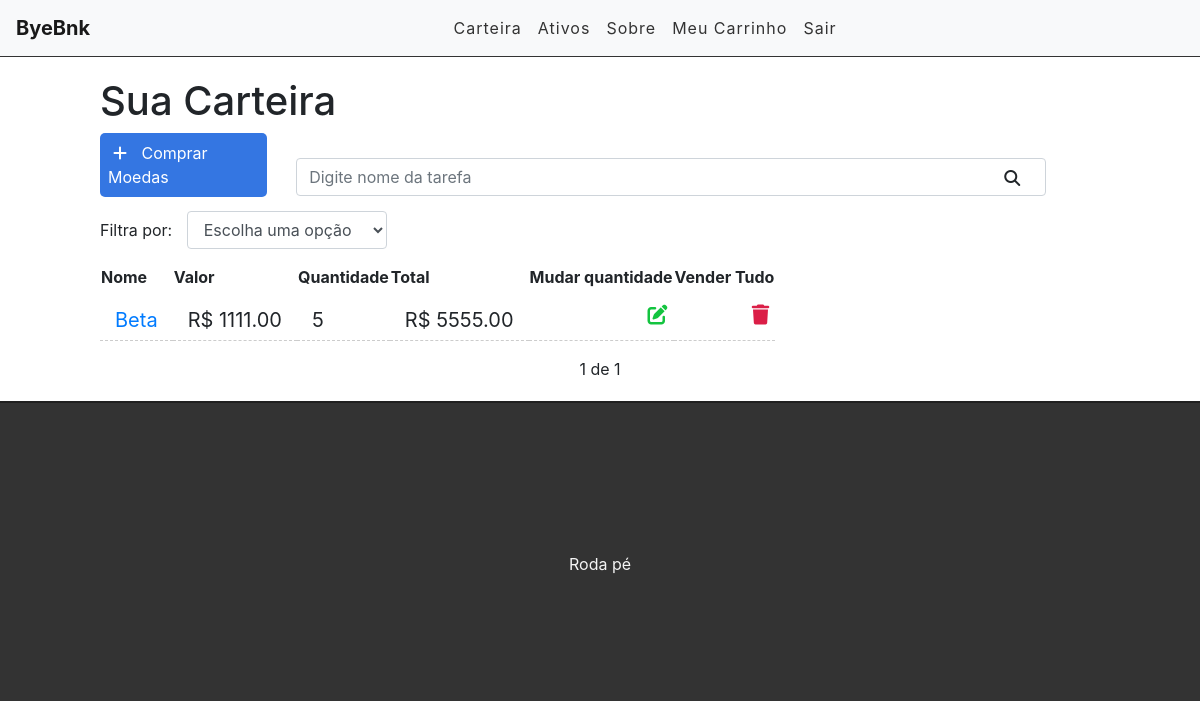
The app's page / (signed in), older data.
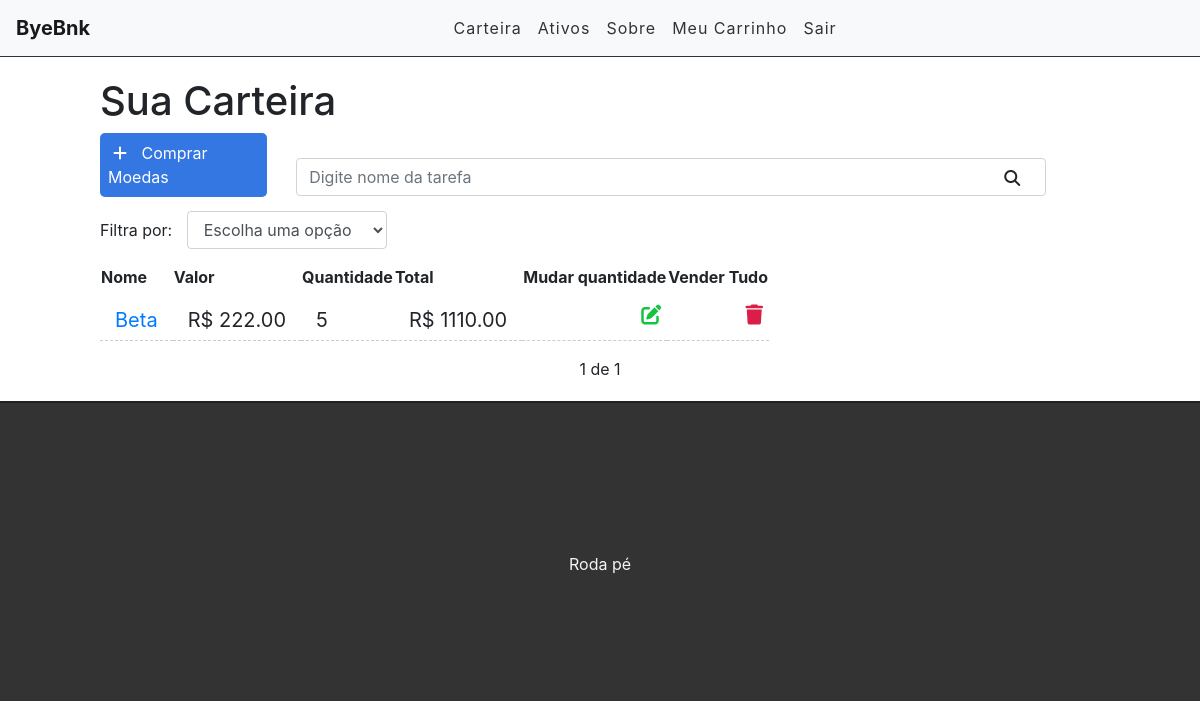
The same page, newer data.
### tasks/models.py (models this page shows, shortened)
class Task(models.Model):
    coin = models.ForeignKey(Coin, on_delete=models.CASCADE)
    quantidade = models.IntegerField()
    user = models.ForeignKey(get_user_model(), on_delete=models.CASCADE)
    is_available = models.BooleanField(default=True)
    created_at = models.DateTimeField(auto_now_add=True)
    updated_at = models.DateTimeField(auto_now=True)
    def total(self):
        return self.quantidade * self.coin.valor

### coins/models.py (models this page shows, shortened)
class Coin(models.Model):
    STATUS = (
        ('fixa', 'Renda Fixa'),
        ('variavel', 'Renda Variável'),
        ('cripto', 'Cripto')
    )
    nome = models.CharField(max_length=255)
    valor = models.DecimalField(max_digits=10, decimal_places=2, default=0)
    modalidade = models.CharField(max_length=8, choices=STATUS)
    user = models.ForeignKey(get_user_model(), on_delete=models.CASCADE)
    created_at = models.DateTimeField(auto_now_add=True)
    updated_at = models.DateTimeField(auto_now=True)
    class Meta:
        ordering = ("nome",)
        verbose_name = "ativo"
        verbose_name_plural = "ativos"

### tasks/views.py (the view)
# urls.py: path('', views.taskList, name='task-list'),
@login_required
def taskList(request):
    search = request.GET.get('search')
    filter = request.GET.get('filter')
    if search:
        tasks = Task.objects.filter(coin__nome__icontains=search)
    elif filter:
        tasks = Task.objects.filter(coin__modalidade=filter)
    else:
        tasks_list = Task.objects.all().order_by('-created_at').filter(user=request.user)
        paginator = Paginator(tasks_list, 3)
        page = request.GET.get('page')
        tasks = paginator.get_page(page)
    return render(request, 'tasks/list.html', {'tasks': tasks})

### templates/tasks/list.html (shortened to what this page needs)
{% extends 'base.html' %}
{% block content %}
<div class="offset-1 col-10 list-div">
    <h1>Sua Carteira</h1>
    <a id="add-link" href="newtask">
        <div id="add-link" class="col-2 add-div">
            <i class="fas fa-plus"></i> Comprar Moedas
        </div>
    <a>
    <div class="col-9 search-div">
        <form method="GET" id="search-form">
            <input class="form-control" type="text" id="search" name="search" placeholder="Digite nome da tarefa" value="{{ request.GET.search }}">
            <i class="fas fa-search" id="search-btn"></i>
        </form>
    </div>
    <div class="col-12 filter-div">
        <span>Filtra por:</span>
        <select name="filter" id="filter" class="form-control">
            <option value="">Escolha uma opção</option>
        </select>
    </div>
    <ul class="task-list">
        <table>
            <thead>
                <tr>
                    <th>Nome</th>
                    <th>Valor</th>
                    <th>Quantidade</th>
                    <th>Total</th>
                    <th>Mudar quantidade</th>
                    <th>Vender Tudo</th>
                </tr>
            </thead>
            <tbody>
        {% for task in tasks %}
        <tr class="task-item">
            <td class="task-item">
                <span><a href="/task/{{task.coin.id}}">{{ task.coin.nome }}</a></span>
            </td>
            <td class="task-item">
                <span>R$ {{ task.coin.valor }}</span>
            </td>
            <td class="task-item">
                <span>{{ task.quantidade }}</span>
            </td>
            <td class="task-item">
                <span>R$ {{ task.total }} </span>
            </td>
            <td>
                <a href="/edittask/{{ task.id }}"><span><i class="fas fa-edit"></i></span></a>
            </td>
            <td>
                <a href="/deletetask/{{ task.id }}" class="delete-btn"><span><i class="fas fa-trash"></i></span></a>
            </td>
        </tr>
        {% endfor %}
        </tbody>
        </table>
    </ul>
    <div class="pagination">
        <span class="step-links">
            {% if tasks.paginator.num_pages %}
            <span class="current">
                {{ tasks.number }} de {{tasks.paginator.num_pages}}
            </span>
            {% endif %}
        </span>
    </div>
</div>
{% endblock %}

Row changes from the older to the newer data that the page shows:
changed through a linked row, Task "Beta": coin.valor "1111.00" → "222.00"; total "5555.00" → "1110.00"
